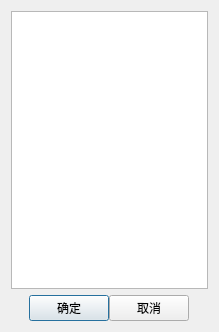
<?xml version="1.0" encoding="UTF-8"?>
<ui version="4.0">
 <class>WndAnaChartColor</class>
 <widget class="QDialog" name="WndAnaChartColor">
  <property name="geometry">
   <rect>
    <x>0</x>
    <y>0</y>
    <width>219</width>
    <height>332</height>
   </rect>
  </property>
  <property name="windowTitle">
   <string>Dialog</string>
  </property>
  <layout class="QVBoxLayout" name="verticalLayout">
   <item>
    <layout class="QHBoxLayout" name="m_top_horizontal_layout" stretch="1">
     <item>
      <widget class="QTableWidget" name="mt_ana_chart_color">
       <property name="lineWidth">
        <number>2</number>
       </property>
       <property name="editTriggers">
        <set>QAbstractItemView::NoEditTriggers</set>
       </property>
       <property name="selectionMode">
        <enum>QAbstractItemView::NoSelection</enum>
       </property>
       <property name="selectionBehavior">
        <enum>QAbstractItemView::SelectItems</enum>
       </property>
       <attribute name="verticalHeaderVisible">
        <bool>false</bool>
       </attribute>
      </widget>
     </item>
    </layout>
   </item>
   <item>
    <layout class="QHBoxLayout" name="m_bottom_horizontal_layout">
     <property name="spacing">
      <number>0</number>
     </property>
     <item>
      <spacer name="horizontalSpacer">
       <property name="orientation">
        <enum>Qt::Horizontal</enum>
       </property>
       <property name="sizeHint" stdset="0">
        <size>
         <width>40</width>
         <height>20</height>
        </size>
       </property>
      </spacer>
     </item>
     <item>
      <widget class="QPushButton" name="mp_ok">
       <property name="text">
        <string>确定</string>
       </property>
      </widget>
     </item>
     <item>
      <widget class="QPushButton" name="mp_cancel">
       <property name="text">
        <string>取消</string>
       </property>
      </widget>
     </item>
     <item>
      <spacer name="horizontalSpacer_2">
       <property name="orientation">
        <enum>Qt::Horizontal</enum>
       </property>
       <property name="sizeHint" stdset="0">
        <size>
         <width>40</width>
         <height>20</height>
        </size>
       </property>
      </spacer>
     </item>
    </layout>
   </item>
  </layout>
 </widget>
 <resources/>
 <connections/>
</ui>
